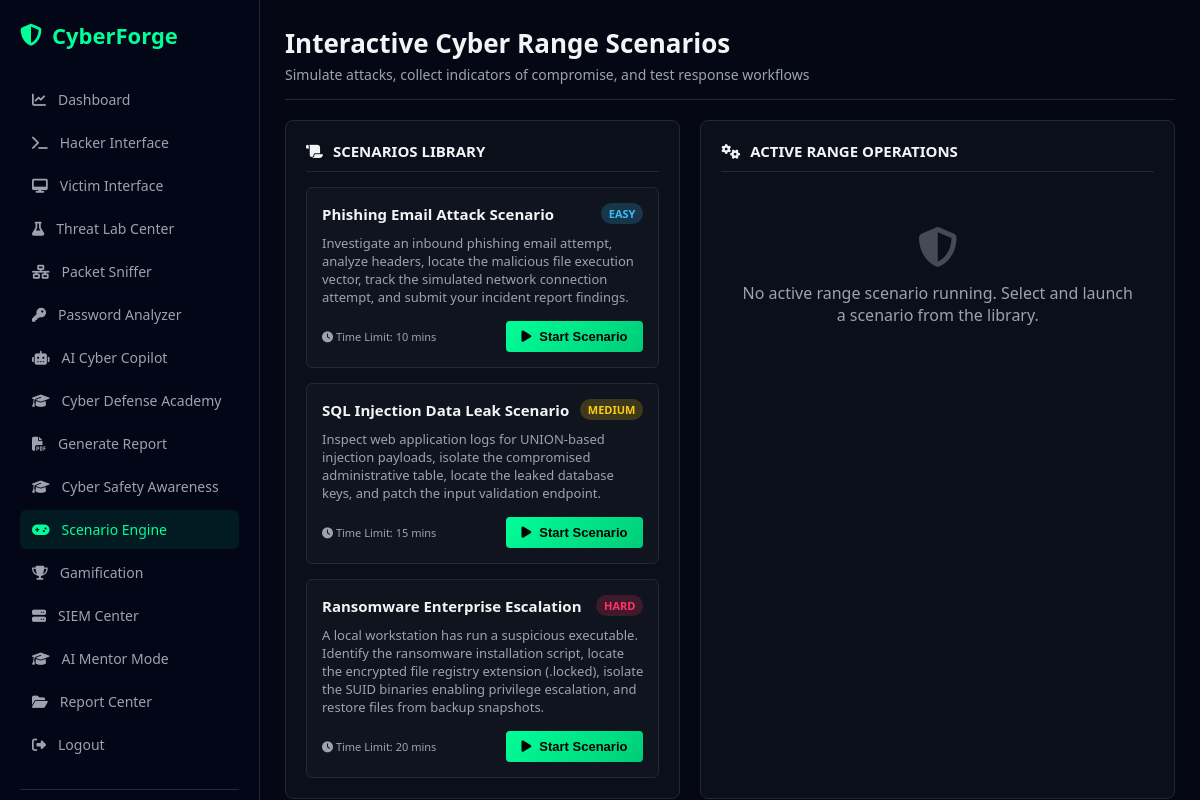
The app's page /scenario_engine (signed in) with its own data.
### tables this page shows
CREATE TABLE scenarios (
        id INTEGER PRIMARY KEY AUTOINCREMENT,
        scenario_id TEXT UNIQUE NOT NULL,
        name TEXT NOT NULL,
        difficulty TEXT NOT NULL,
        objectives TEXT,
        attack_chain TEXT,
        expected_findings TEXT,
        completion_conditions TEXT,
        time_limit INTEGER
    );

### modules/scenario_engine.py (the view)
@scenario_blueprint.route("/scenario_engine")
def index():
    if not login_required():
        return redirect("/login")
    conn = get_db()
    cursor = conn.cursor()
    cursor.execute("SELECT * FROM scenarios")
    scenarios = [dict(row) for row in cursor.fetchall()]
    cursor.execute("""
        SELECT us.*, s.name as scenario_name, s.difficulty, s.time_limit
        FROM user_scenarios us
        JOIN scenarios s ON us.scenario_id = s.scenario_id
        WHERE us.username=? AND us.status IN ('STARTED', 'PAUSED')
        ORDER BY us.id DESC LIMIT 1
    """, (session["username"],))
    active_scenario = cursor.fetchone()
    if active_scenario:
        active_scenario = dict(active_scenario)
        if active_scenario["status"] == 'STARTED':
            pass
    cursor.execute("""
        SELECT us.*, s.name as scenario_name, s.difficulty
        FROM user_scenarios us
        JOIN scenarios s ON us.scenario_id = s.scenario_id
        WHERE us.username=? AND us.status = 'COMPLETED'
        ORDER BY us.id DESC
    """, (session["username"],))
    completed_scenarios = [dict(row) for row in cursor.fetchall()]
    conn.close()
    return render_template(
        "scenario_engine.html",
        username=session["username"],
        scenarios=scenarios,
        active_scenario=active_scenario,
        completed_scenarios=completed_scenarios
    )

### database.py (called while the page is built)
def get_db():
    conn = sqlite3.connect(DATABASE)
    conn.row_factory = sqlite3.Row
    return conn

### modules/scenario_engine.py (called while the page is built)
def login_required():
    return "username" in session

### templates/scenario_engine.html (shortened to what this page needs)
<!DOCTYPE html>
<html lang="en">
<head>
    <link rel="stylesheet" href="https://cdnjs.cloudflare.com/ajax/libs/font-awesome/6.6.0/css/all.min.css" />
</head>
<body>
    <div class="sidebar">
        <div class="logo-area">
            <i class="fa-solid fa-shield-halved"></i> CyberForge
        </div>
        <nav class="nav-group">
            <a href="/dashboard" class="nav-item"><i class="fa-solid fa-chart-line"></i> Dashboard</a>
            <a href="/hacker" class="nav-item"><i class="fa-solid fa-terminal"></i> Hacker Interface</a>
            <a href="/victim" class="nav-item"><i class="fa-solid fa-desktop"></i> Victim Interface</a>
            <a href="/labs/defensive" class="nav-item"><i class="fa-solid fa-flask"></i> Threat Lab Center</a>
            <a href="/packet_sniffer" class="nav-item"><i class="fa-solid fa-network-wired"></i> Packet Sniffer</a>
            <a href="/password_analyzer" class="nav-item"><i class="fa-solid fa-key"></i> Password Analyzer</a>
            <a href="/ai_copilot" class="nav-item"><i class="fa-solid fa-robot"></i> AI Cyber Copilot</a>
            <a href="/academy" class="nav-item"><i class="fa-solid fa-graduation-cap"></i> Cyber Defense Academy</a>
            <a href="/report" class="nav-item"><i class="fa-solid fa-file-pdf"></i> Generate Report</a>
            <a href="/awareness" class="nav-item"><i class="fa-solid fa-graduation-cap"></i> Cyber Safety Awareness</a>
            <a href="/scenario_engine" class="nav-item active"><i class="fa-solid fa-gamepad"></i> Scenario Engine</a>
            <a href="/gamification" class="nav-item"><i class="fa-solid fa-trophy"></i> Gamification</a>
            <a href="/siem_center" class="nav-item"><i class="fa-solid fa-server"></i> SIEM Center</a>
            <a href="/ai_mentor" class="nav-item"><i class="fa-solid fa-graduation-cap"></i> AI Mentor Mode</a>
            <a href="/report_center" class="nav-item"><i class="fa-solid fa-folder-open"></i> Report Center</a>
            <a href="/logout" class="nav-item"><i class="fa-solid fa-right-from-bracket"></i> Logout</a>
        </nav>
        <div class="infra-section">
        </div>
    </div>
    <div class="main-canvas">
        <div class="canvas-header">
            <div class="header-left">
                <h1>Interactive Cyber Range Scenarios</h1>
                <p>Simulate attacks, collect indicators of compromise, and test response workflows</p>
            </div>
        </div>
        <div class="engine-grid">
            <div class="card-panel">
                <div class="panel-title"><i class="fa-solid fa-scroll"></i> Scenarios Library</div>
                <div style="display: flex; flex-direction: column; gap: 15px;">
                    {% for sc in scenarios %}
                    <div class="scenario-box">
                        <div class="scenario-header">
                            <h3 style="font-size: 15px;">{{ sc.name }}</h3>
                            <span class="difficulty-badge {{ sc.difficulty.lower() }}">{{ sc.difficulty }}</span>
                        </div>
                        <p style="font-size: 13px; color: var(--text-muted);">{{ sc.objectives }}</p>
                        <div style="display: flex; justify-content: space-between; align-items: center; margin-top: 5px;">
                            <span style="font-size: 11px; color: var(--text-muted);"><i class="fa-solid fa-clock"></i> Time Limit: {{ sc.time_limit // 60 }} mins</span>
                            <button class="btn start-btn" data-id="{{ sc.scenario_id }}" onclick="startScenario('{{ sc.scenario_id }}')">
                                <i class="fa-solid fa-play"></i> Start Scenario
                            </button>
                        </div>
                    </div>
                    {% endfor %}
                </div>
            </div>
            <div class="card-panel" id="active-panel">
                <div class="panel-title"><i class="fa-solid fa-gears"></i> Active Range Operations</div>
                <div id="no-active-state" style="text-align: center; padding: 40px 20px; color: var(--text-muted);">
                    <i class="fa-solid fa-shield-halved" style="font-size: 40px; margin-bottom: 15px; opacity: 0.4;"></i>
                    <p>No active range scenario running. Select and launch a scenario from the library.</p>
                </div>
            </div>
        </div>
    </div>
</body>
</html>

### templates/scenario_engine.html (style rules this page uses)
:root { --bg-deep: #050814; --bg-card: #0b0f19; --bg-sidebar: #020617; --border-color: #1f2937; --text-primary: #f3f4f6; --text-muted: #9ca3af; --cyan-glow: #00ff99; --alert-red: #ff3366; --warning-amber: #facc15; --info-blue: #38bdf8; }
* { box-sizing: border-box; margin: 0; padding: 0; }
body { background-color: var(--bg-deep); color: var(--text-primary); font-family: 'Segoe UI', Tahoma, Geneva, Verdana, sans-serif; display: flex; height: 100vh; overflow: hidden; }
.sidebar { width: 260px; background-color: var(--bg-sidebar); border-right: 1px solid var(--border-color); display: flex; flex-direction: column; padding: 20px; flex-shrink: 0; overflow-y: auto; }
.logo-area { display: flex; align-items: center; gap: 10px; font-size: 22px; font-weight: 700; color: var(--cyan-glow); margin-bottom: 30px; }
.nav-group { display: flex; flex-direction: column; gap: 4px; margin-bottom: 25px; }
.nav-item { display: flex; align-items: center; gap: 12px; padding: 10px 12px; color: var(--text-muted); text-decoration: none; font-size: 14px; border-radius: 6px; transition: all 0.2s ease; }
.nav-item:hover, .nav-item.active { background-color: rgba(0, 255, 153, 0.08); color: var(--cyan-glow); }
.infra-section { margin-top: auto; border-top: 1px solid var(--border-color); padding-top: 20px; }
.main-canvas { flex-grow: 1; padding: 25px; overflow-y: auto; display: flex; flex-direction: column; gap: 20px; }
.canvas-header { display: flex; justify-content: space-between; align-items: flex-start; border-bottom: 1px solid var(--border-color); padding-bottom: 15px; }
.header-left h1 { font-size: 26px; font-weight: 600; margin-bottom: 4px; }
.header-left p { font-size: 14px; color: var(--text-muted); }
.engine-grid { display: grid; grid-template-columns: 1fr 1.2fr; gap: 20px; }
.card-panel { background-color: var(--bg-card); border: 1px solid var(--border-color); border-radius: 8px; padding: 20px; display: flex; flex-direction: column; gap: 15px; }
.panel-title { font-size: 15px; font-weight: 700; text-transform: uppercase; color: var(--text-primary); border-bottom: 1px solid var(--border-color); padding-bottom: 10px; display: flex; align-items: center; gap: 10px; }
.scenario-box { border: 1px solid var(--border-color); border-radius: 6px; padding: 15px; background-color: rgba(255, 255, 255, 0.02); display: flex; flex-direction: column; gap: 10px; transition: all 0.3s ease; }
.scenario-header { display: flex; justify-content: space-between; align-items: center; }
.difficulty-badge { font-size: 11px; padding: 3px 8px; border-radius: 12px; font-weight: bold; text-transform: uppercase; }
.difficulty-badge.easy { background: rgba(56, 189, 248, 0.2); color: var(--info-blue); }
.difficulty-badge.medium { background: rgba(250, 204, 21, 0.2); color: var(--warning-amber); }
.difficulty-badge.hard { background: rgba(255, 51, 102, 0.2); color: var(--alert-red); }
.btn { background: linear-gradient(135deg, #00ff99 0%, #00cc77 100%); border: none; color: #000; padding: 8px 16px; font-weight: bold; border-radius: 4px; cursor: pointer; display: inline-flex; align-items: center; gap: 8px; font-size: 13px; transition: opacity 0.2s; }

### records on screen
scenarios: name "Phishing Email Attack Scenario", difficulty "EASY", objectives "Investigate an inbound phishing email attempt, analyze headers, locate the malicious file execution vector, track the simulated network connection attempt, and submit your incident report findings.", time_limit "10"
scenarios: name "SQL Injection Data Leak Scenario", difficulty "MEDIUM", objectives "Inspect web application logs for UNION-based injection payloads, isolate the compromised administrative table, locate the leaked database keys, and patch the input validation endpoint.", time_limit "15"
scenarios: name "Ransomware Enterprise Escalation", difficulty "HARD", objectives "A local workstation has run a suspicious executable. Identify the ransomware installation script, locate the encrypted file registry extension (.locked), isolate the SUID binaries enabling privilege escalation, and restore files from backup snapshots.", time_limit "20"
